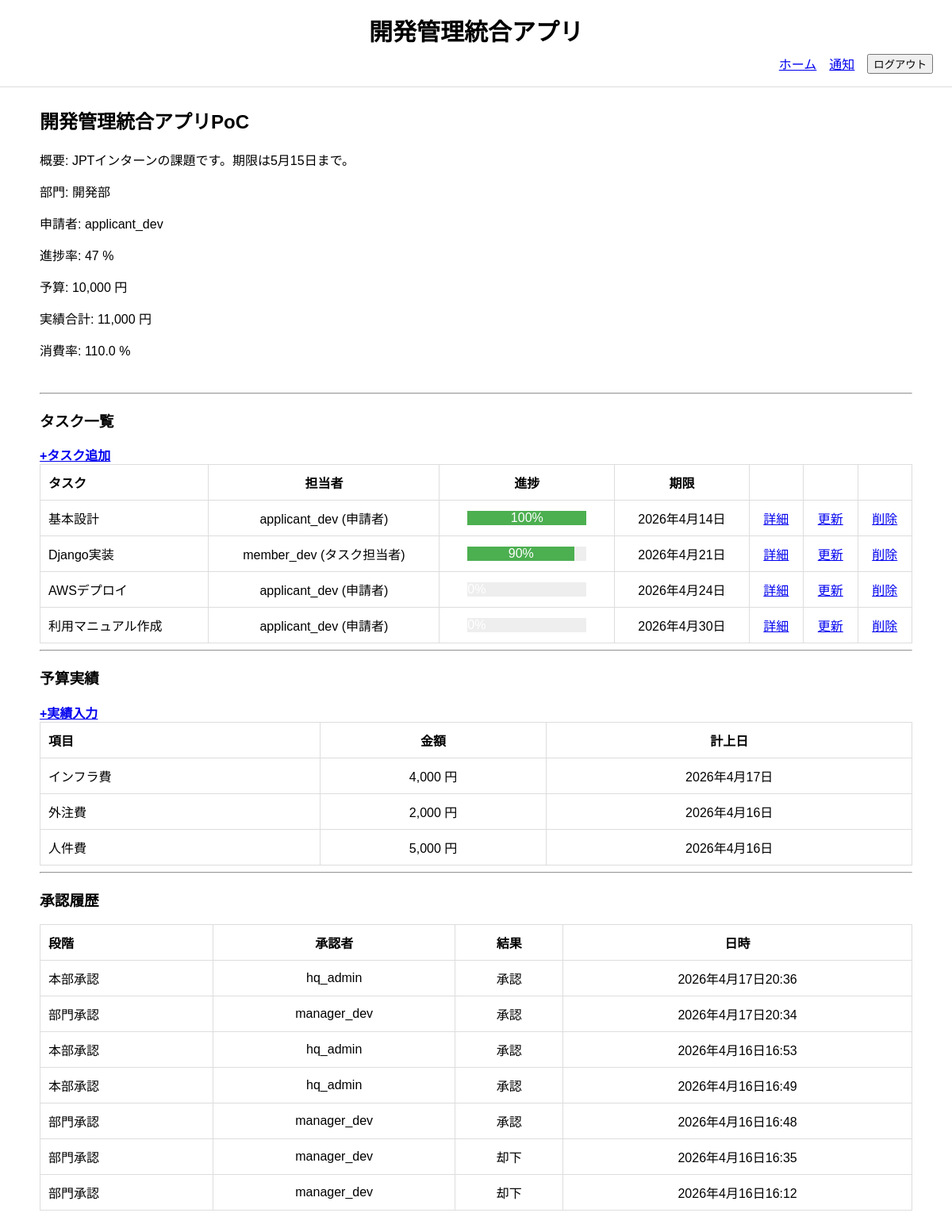
Before: /projects/1/ (signed in) with the older database file.
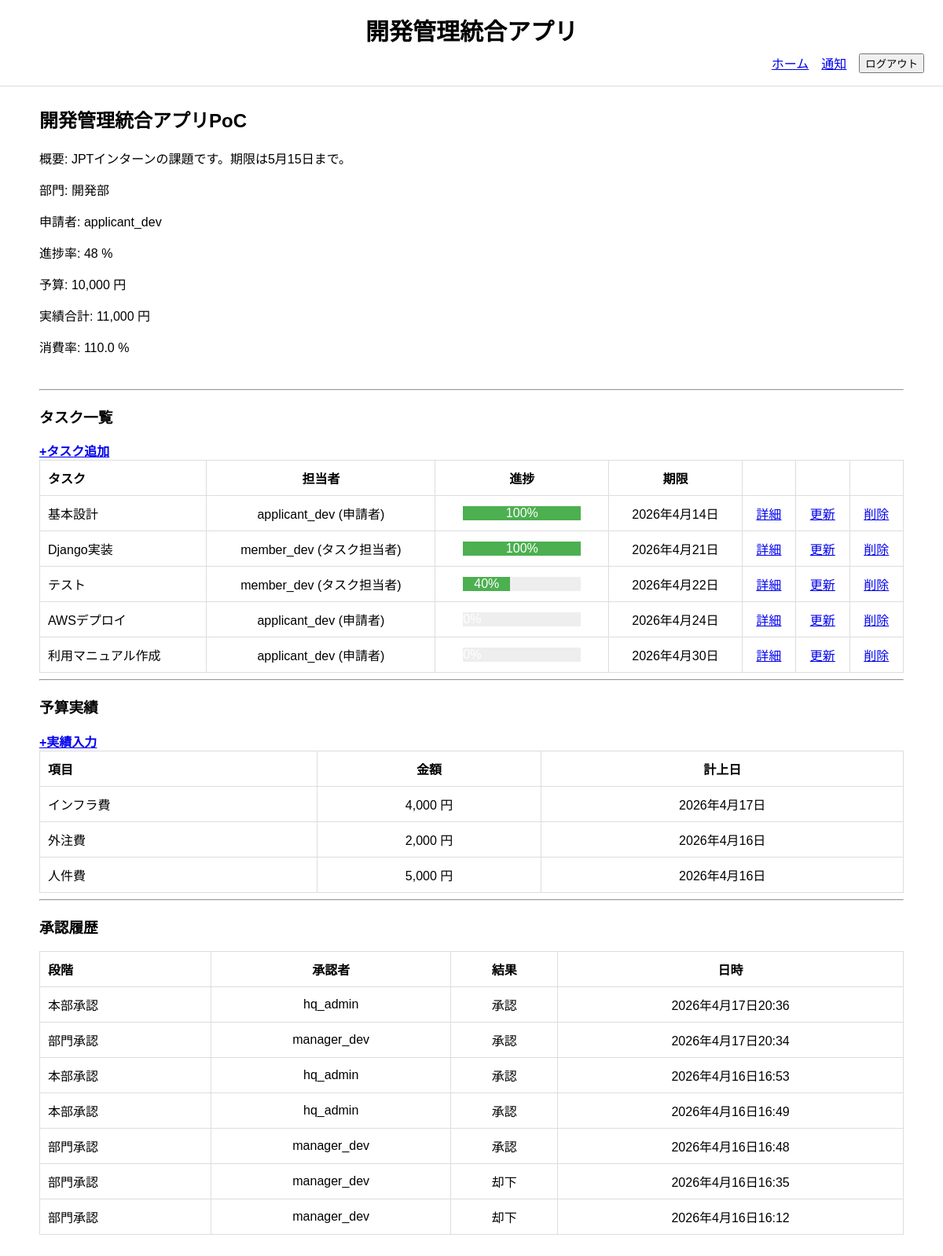
After: the same page with the newer database file.
### project_management_app/models.py (models this page shows, shortened)
class Project(models.Model):
    class Status(models.TextChoices):
        DRAFT = "draft", "下書き"
        PENDING_MANAGER = "pending_manager", "部門承認待ち"
        PENDING_HQ = "pending_hq", "本部承認待ち"
        APPROVED = "approved", "承認済"
        IN_PROGRESS = "in_progress", "進行中"
        COMPLETED = "completed", "完了"
        REJECTED = "rejected", "却下"
    name = models.CharField("案件名", max_length=200)
    description = models.TextField("目的・概要")
    applicant = models.ForeignKey(
        CustomUser,
        verbose_name="案件担当者",
        on_delete=models.SET_NULL,
        null=True,
        blank=True,
        related_name="applied_projects"
    )
    department = models.ForeignKey(
        Department,
        verbose_name="担当部門",
        on_delete=models.PROTECT,
        related_name="projects",
    )
    estimated_budget = models.DecimalField(
        "予算額", max_digits=12, decimal_places=0
        )
    progress_rate = models.PositiveIntegerField(
        "全体進捗率",
        default=0,
        validators=[MinValueValidator(0), MaxValueValidator(100)]
    )
    status = models.CharField(
        "ステータス",
        max_length=30,
        choices=Status.choices,
        default=Status.DRAFT
    )
    submitted_at = models.DateField("申請日", null=True, blank=True)
    start_date = models.DateField("開始日", null=True, blank=True)
    due_date = models.DateField("期限", null=True, blank=True)
    approved_at = models.DateField("最終承認日", null=True, blank=True)
    completed_at = models.DateField("完了日", null=True, blank=True)
    created_at = models.DateTimeField("作成日時", auto_now_add=True)
    updated_at = models.DateTimeField("更新日時", auto_now=True)
    class Meta:
        verbose_name = "案件"
        verbose_name_plural = "案件"
        ordering = ["-created_at"]
    @property
    def total_actual_amount(self):
        return (
            self.budget_records.aggregate(
                total=Sum("amount")
            )["total"] or 0
        )
    @property
    def consumption_rate(self):
        if not self.estimated_budget:
            return 0
        return round(
            (self.total_actual_amount / self.estimated_budget) * 100, 1
        )

class Task(models.Model):
    class Status(models.TextChoices):
        NOT_STARTED = "not_started", "未着手"
        IN_PROGRESS = "in_progress", "進行中"
        DONE = "done", "完了"
        DELAYED = "delayed", "遅延"
    project = models.ForeignKey(
        Project,
        verbose_name="案件",
        on_delete=models.CASCADE,
        related_name="tasks"
    )
    assignee = models.ForeignKey(
        CustomUser,
        verbose_name="タスク担当者",
        on_delete=models.SET_NULL,
        null=True,
        blank=True,
        related_name="assigned_tasks"
    )
    title = models.CharField("タスク名", max_length=200)
    description = models.TextField("詳細", blank=True)
    status = models.CharField(
        "ステータス",
        max_length=20,
        choices=Status.choices,
        default=Status.NOT_STARTED
    )
    progress_rate = models.PositiveIntegerField(
        "進捗率",
        default=0,
        validators=[MinValueValidator(0), MaxValueValidator(100)]
    )
    due_date = models.DateField("期限", null=True, blank=True)
    created_at = models.DateTimeField("作成日時", auto_now_add=True)
    updated_at = models.DateTimeField("更新日時", auto_now=True)
    class Meta:
        verbose_name = "タスク"
        verbose_name_plural = "タスク"
        ordering = ["due_date", "id"]
    @property
    def is_delayed(self):
        return bool(
            self.due_date
            and self.due_date < timezone.now().date()
            and self.status != self.Status.DONE
        )

class CustomUser(AbstractUser):
    class Role(models.TextChoices):
        MEMBER = "member", "タスク担当者"
        APPLICANT = "applicant", "申請者"
        MANAGER = "manager", "部門管理者"
        HQ = "hq", "本部管理者"
    department = models.ForeignKey(
        Department,
        verbose_name="所属部門",
        on_delete=models.PROTECT,
        related_name="users",
        null=True,
        blank=True
    )
    role = models.CharField(
        "ロール",
        max_length=30,
        choices=Role.choices,
        default=Role.APPLICANT
    )
    class Meta:
        verbose_name = "ユーザー"
        verbose_name_plural = "ユーザー"
    def __str__(self):
        return f"{self.username} ({self.get_role_display()})"

class BudgetRecord(models.Model):
    project = models.ForeignKey(
        Project,
        verbose_name="案件",
        on_delete=models.CASCADE,
        related_name="budget_records",
    )
    item_name = models.CharField("項目名", max_length=100)
    amount = models.DecimalField(
        "実績額",
        max_digits=12,
        decimal_places=0,
    )
    recorded_at = models.DateField(
        "計上日",
        default=timezone.now
    )
    note = models.TextField("備考", blank=True)
    class Meta:
        verbose_name = "予算実績"
        verbose_name_plural = "予算実績"
        ordering = ["-recorded_at", "-id"]

class Approval(models.Model):
    class Examination(models.TextChoices):
        APPROVED = "approved", "承認"
        REJECTED = "rejected", "却下"
    class ApprovalLevel(models.TextChoices):
        DEPARTMENT = "department", "部門承認"
        HQ = "hq", "本部承認"
    project = models.ForeignKey(
        Project,
        verbose_name="案件",
        on_delete=models.CASCADE,
        related_name="approvals",
    )
    approver = models.ForeignKey(
        CustomUser,
        verbose_name="承認者",
        on_delete=models.PROTECT,
        related_name="approvals",
    )
    level = models.CharField(
        "承認段階",
        max_length=20,
        choices=ApprovalLevel.choices,
    )
    examination = models.CharField(
        "審査",
        max_length=20,
        choices=Examination.choices,
    )
    comment = models.TextField("コメント", null=True, blank=True)
    examined_at = models.DateTimeField("審査日時", default=timezone.now)
    class Meta:
        verbose_name = "承認履歴"
        verbose_name_plural = "承認履歴"
        ordering = ["-examined_at"]

class Department(models.Model):
    name = models.CharField("部門", max_length=100, unique=True)
    is_headquarters = models.BooleanField(default=False)
    class Meta:
        verbose_name = "部門"
        verbose_name_plural = "部門"
        ordering = ["name"]

### project_management_app/views.py (the view)
# urls.py: path("projects/<int:pk>/", ProjectDetailView.as_view(), name="project_detail"),
class ProjectDetailView(LoginRequiredMixin, DetailView):
    model = Project
    template_name = "project_management_app/project_detail.html"
    context_object_name = "project"
    def get_queryset(self):
        return (
            Project.objects.select_related(
                "department",
                "applicant"
            )
            .prefetch_related(
                "tasks",
                "budget_records",
                "approvals",
            )
        )

### project_management_app/context_processors.py (called while the page is built)
def notification_count(request):
    if request.user.is_authenticated:
        count = Notification.objects.filter(
            recipient=request.user,
            is_read=False
        ).count()
    else:
        count = 0
    return {
        "unread_notification_count": count
    }

def pending_approval_count(request):
    if request.user.is_authenticated:
        if request.user.role == "manager":
            count = Project.objects.filter(
                department=request.user.department,
                status=Project.Status.PENDING_MANAGER
            ).count()
        elif request.user.role == "hq":
            count = Project.objects.filter(
                status=Project.Status.PENDING_HQ
            ).count()
        else:
            count = 0
    else:
        count = 0
    return {
        "pending_approval_count": count
    }

### project_management_app/templates/project_management_app/project_detail.html (shortened to what this page needs)
{% extends "project_management_app/base.html" %}
{% load humanize %}
{% block content %}
<h2>{{ project.name }}</h2>
<p>概要: {{ project.description }}</p>
<p>部門: {{ project.department.name }}</p>
<p>申請者: {{ project.applicant.username }}</p>
<p>進捗率: {{ project.progress_rate }} %</p>
<p>予算: {{ project.estimated_budget|intcomma }} 円</p>
<p>実績合計: {{ project.total_actual_amount|intcomma }} 円</p>
<p>消費率: {{ project.consumption_rate }} %</p>
<br>
<hr>
<h3>タスク一覧</h3>
{% if request.user == project.applicant and project.status != project.Status.COMPLETED %}
    <a href="{% url 'task_create' project.pk %}"><strong>+タスク追加</strong></a>
{% endif %}
<table>
    <tr>
        <th>タスク</th>
        <th>担当者</th>
        <th>進捗</th>
        <th>期限</th>
        <th></th>
        <th></th>
        <th></th>
    </tr>
    {% for task in project.tasks.all %}
    <tr>
        <td>{{ task.title }}</td>
        <td>{{ task.assignee }}</td>
        <td style="text-align:center;">
            <div style="background:#eee; width:150px; display:inline-block;">
                <div style="
                    background:#4caf50;
                    width:{{ task.progress_rate }}%;
                    text-align:center;
                    color:white;
                ">
                    {{ task.progress_rate }}%
                </div>
            </div>
        </td>
        <td>
            {{ task.due_date }}
        </td>
        <td>
            <a href="{% url 'task_detail' task.pk %}">詳細</a>
        </td>
        <td>
            {% if request.user == task.assignee or request.user == task.project.applicant %}
                {% if task.project.status == task.project.Status.IN_PROGRESS %}
                    <a href="{% url 'task_update' task.pk %}">更新</a>
                {% endif %}
            {% else %}
                -
            {% endif %}
        </td>
        <td>
            {% if request.user == task.project.applicant %}
                <a href="{% url 'task_delete' task.pk %}">削除</a>
            {% else %}
                -
            {% endif %}
        </td>
    </tr>
    {% endfor %}
</table>
<hr>
<h3>予算実績</h3>
{% if request.user == project.applicant and project.status != project.Status.COMPLETED %}
    <a href="{% url 'budget_record_add' project.pk %}"><strong>+実績入力</strong></a>
{% endif %}
<table>
    <tr>
        <th>項目</th>
        <th>金額</th>
        <th>計上日</th>
    </tr>
    {% for record in project.budget_records.all %}
    <tr>
        <td>{{ record.item_name }}</td>
        <td>{{ record.amount|intcomma }} 円</td>
        <td>{{ record.recorded_at }}</td>
    </tr>
    {% endfor %}
</table>
<hr>
<h3>承認履歴</h3>
<table>
    <tr>
        <th>段階</th>
        <th>承認者</th>
        <th>結果</th>
        <th>日時</th>
    </tr>
    {% for approval in project.approvals.all %}
    <tr>
        <td>{{ approval.get_level_display }}</td>
        <td>{{ approval.approver.username }}</td>
        <td>{{ approval.get_examination_display }}</td>
        <td>{{ approval.examined_at }}</td>
    </tr>
    {% endfor %}
</table>
<br><br>
{% endblock %}

Changed rows visible on the page:
changed Project "開発管理統合アプリPoC": progress_rate "47" → "48"
changed Task "Django実装": progress_rate "90" → "100"
added Task: title "テスト", assignee "member_dev (タスク担当者)", progress_rate "40", due_date "2026年4月22日", shows "更新", shows "削除"
